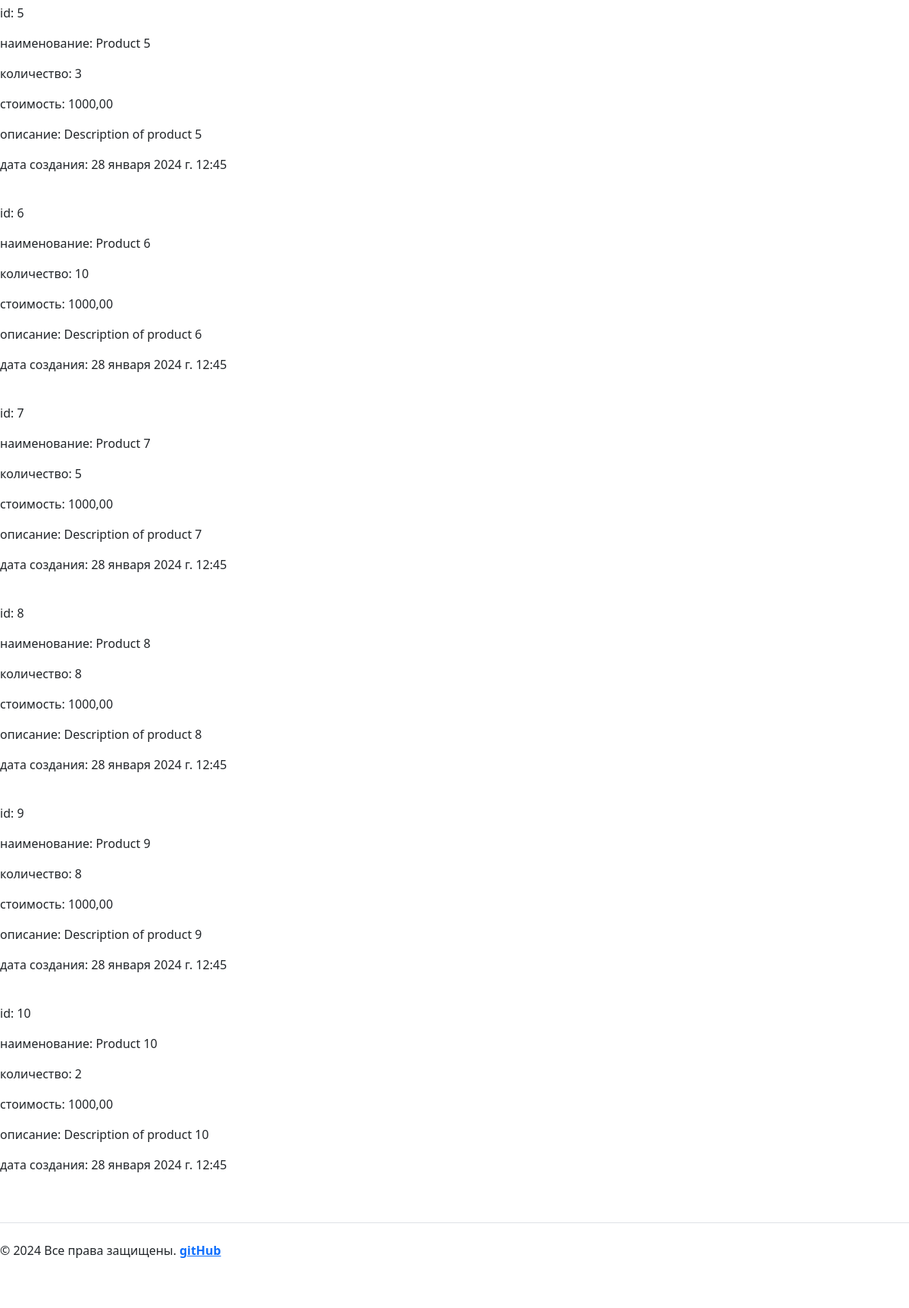
/shop/products/ (lower part), run on an earlier commit of the app's database.
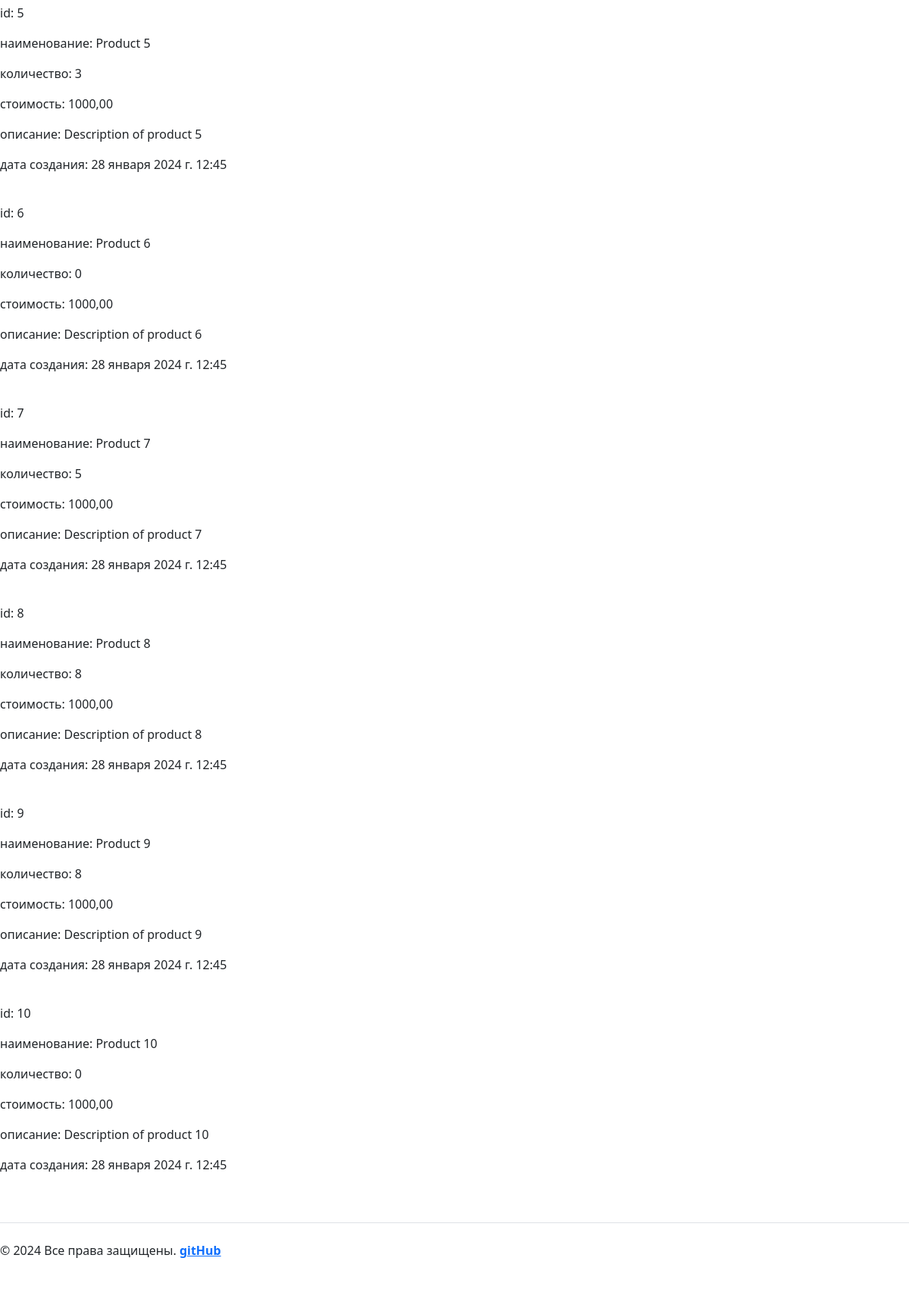
And on a later commit of the database.
### app_2/models.py (models this page shows, shortened)
class Product(models.Model):
    title = models.CharField(max_length=100)
    description = models.TextField()
    price = models.DecimalField(max_digits=10, decimal_places=2)
    count = models.IntegerField()
    add_date = models.DateTimeField(auto_now_add=True)
    image_product = models.ImageField(upload_to="images/")

### app_2/views.py (the view)
# urls.py: path('shop/products/', views.products, name='products'),  # вывод списка всей продукции
def products(request):
    products = Product.objects.all()
    logger.info(f'Страница "Список продуктов" успешно открыта')
    return render(request, 'app_2/products.html', {'products': products})

### app_2/templates/app_2/products.html (shortened to what this page needs)
{% extends 'app_2/base.html' %}
{% block content %}
<h1>Cписок продукции</h1> <br>
{% for product in products %}
<p>id: {{ product.id }}</p>
<p>наименование: {{ product.title }}</p>
<p>количество: {{ product.count }}</p>
<p>стоимость: {{ product.price }}</p>
<p>описание: {{ product.description }}</p>
<p>дата создания: {{ product.add_date }}</p>
<br>
{%  endfor %}
{% endblock %}

What changed in the data, as far as the page shows it:
changed Product "Product 6": count "10" → "0"
changed Product "Product 10": count "2" → "0"
